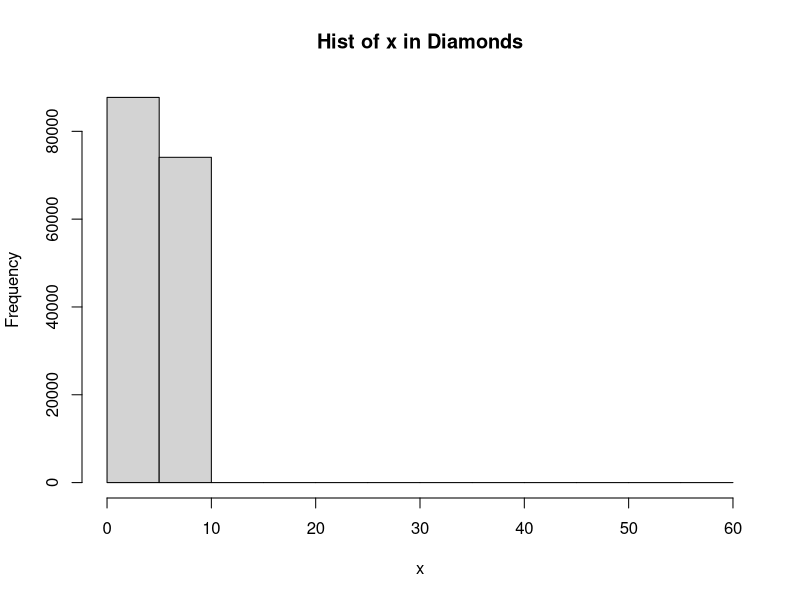
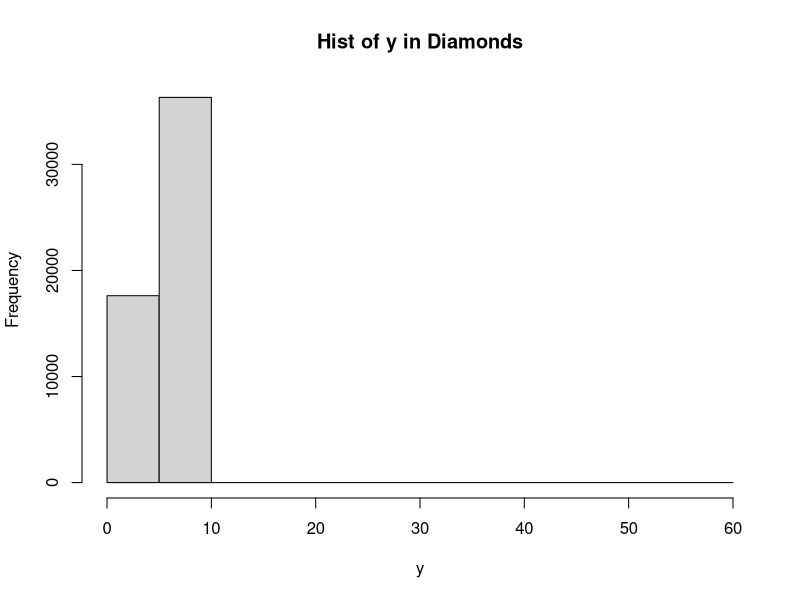
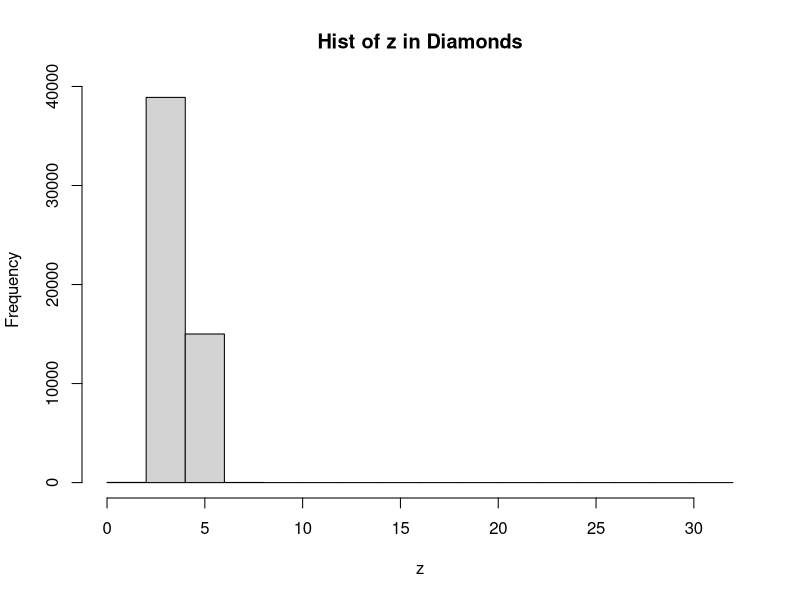
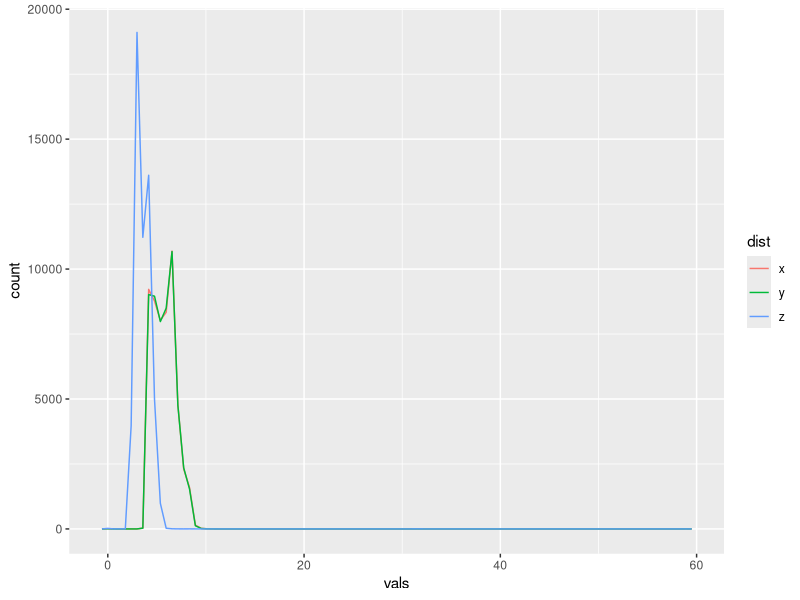

Generate these figures, in order, with R: (Note: this script raises an error after producing the figures.)
#hw2

install.packages("tidyr")
install.packages("ggplot2")
install.packages("dplyr")

library(ggplot2)
library(dplyr)
library(tidyr)


View(diamonds)

#Question 7.3.4
# Explore the distribution of each of the x, y, and z variables in 
# diamonds. What do you learn? Think about a diamond and how you might 
# decide which dimension is the length, width, and depth


#Define variables

x <- diamonds$x
y <- diamonds$y
z <- diamonds$z


x <- cbind(x, y, z)
View(x)


hist(x, main = "Hist of x in Diamonds")
hist(y, main = "Hist of y in Diamonds")
hist(z, main = "Hist of z in Diamonds")


max(z)
max(y)
diamonds %>%
  gather(key = dist, vals, x, y, z) %>%
  ggplot(aes(vals, colour = dist)) +
  geom_freqpoly(bins = 100)


price <- diamonds$price


carat <- diamonds$carat

diamonds %>%
  subset(diamonds, carat %in% c(0.99,1))

diamonds %>%
  filter(diamonds, carat %in% c(0.99,1))

filter_carat <- diamonds %>%
  filter(carat >= 0.99 & carat <= 1)

max(filter_carat$carat)

View(diamonds)








#Define carat variable
carat <- diamonds$carat

filter_carat <- diamonds %>%
  filter(carat >= 0.99 & carat <= 1)

#Check if code worked. Min and max should be between 0.99 and 1 inclusive
min(filter_carat$carat)
max(filter_carat$carat)

#Define filtered carat variable
filtered_carat <- filter_carat$carat


#Check if code worked. Min and max should be between 0.99 and 1
min(filtered_carat)
max(filtered_carat)

count(filtered_carat)


diamonds %>%
  ggplot(aes(y)) +
  geom_histogram() +
  coord_cartesian(ylim = c(0, 50))
# Note how xlim deleted the observations at 0.


diamonds %>%
  ggplot(aes(x)) +
  geom_histogram() +
  coord_cartesian(ylim = c(0, 50))
# Note how xlim deleted the observations at 0.

ggplot(diamonds) + 
  geom_histogram(mapping = aes(x = price)) +
  xlim(100, 5000) +
  ylim(0, 3000)
